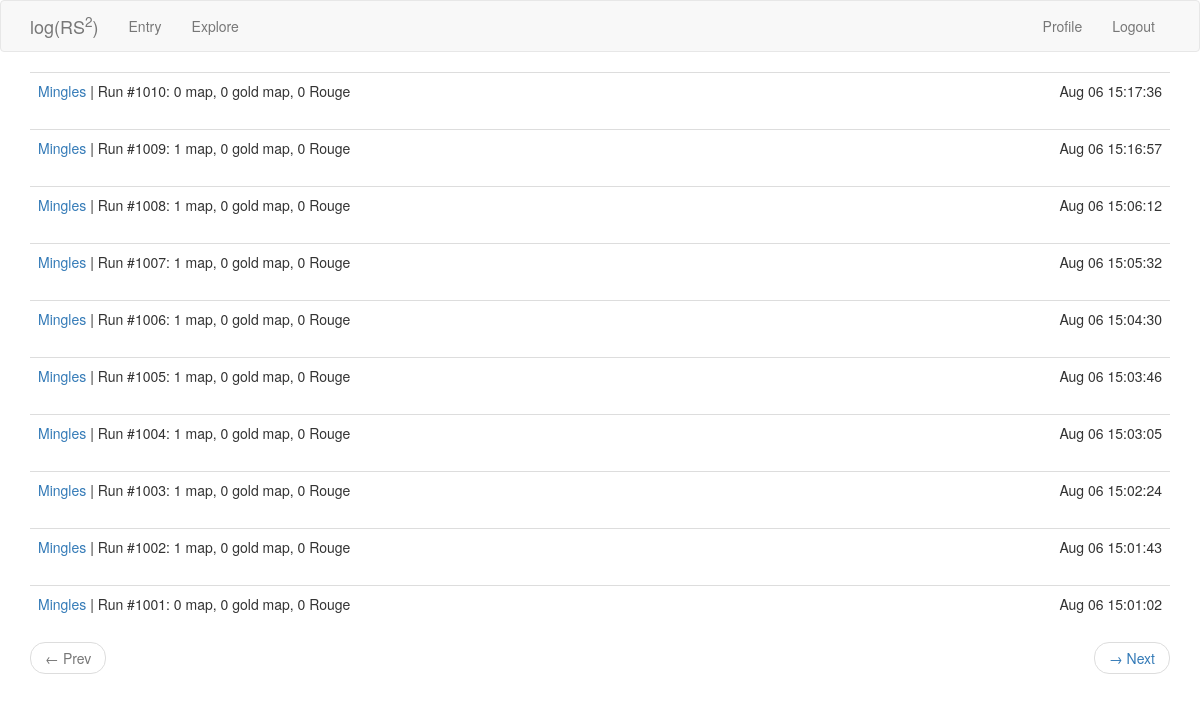
Page /explore (signed in) on the committed database.
### app/models.py (models this page shows, shortened)
class MapDrop(db.Model):
    id = db.Column(db.Integer, primary_key=True)
    map = db.Column(db.Integer)
    gold_map = db.Column(db.Integer)
    rouge = db.Column(db.Integer)
    time = db.Column(db.DateTime, index=True, default=datetime.utcnow)
    user_id = db.Column(db.Integer, db.ForeignKey('user.id'))
    run = db.Column(db.Integer)

class User(UserMixin, db.Model):
    id = db.Column(db.Integer, primary_key=True)
    username = db.Column(db.String(64), index=True, unique=True)
    email = db.Column(db.String(128), index=True, unique=True)
    password_hash = db.Column(db.String(128))
    last_seen = db.Column(db.DateTime, default=datetime.utcnow)
    map_drops = db.relationship('MapDrop', backref='player', lazy='dynamic')

### app/routes.py (the view)
@app.route('/explore')
@login_required
def explore():
    page = request.args.get('page', 1, type=int)
    mapdrops = MapDrop.query.order_by(MapDrop.time.desc()).paginate(page, app.config['MAPDROPS_PER_PAGE'], False)
    next_url = prev_url = None
    if mapdrops.has_next:
        next_url = url_for('explore', page=mapdrops.next_num)
    if mapdrops.has_prev:
        prev_url = url_for('explore', page=mapdrops.prev_num)
    return render_template('entry.html', title='Explore', user_unknown=True, mapdrops=mapdrops.items,
                            next_url=next_url, prev_url=prev_url)

### app/models.py (called while the page is built)
@login.user_loader
def load_user(id):
    return User.query.get(int(id))

### app/routes.py (called while the page is built)
@app.before_request
def before_request():
    if current_user.is_authenticated:
        current_user.last_seen = datetime.utcnow()
        db.session.commit()

### app/templates/entry.html (shortened to what this page needs)
{% extends "base.html" %}
{% import "bootstrap/wtf.html" as wtf %}
{% block app_content %}
    {% for mapdrop in mapdrops %}
        {% include "_mapdrop.html" %}
    {% endfor %}
    {% if prev_url or next_url %}
    <nav aria-label="...">
        <ul class="pager">
            <li class="previous{% if not prev_url %} disabled{% endif %}">
                <a href="{{ prev_url or '#' }}">
                    <span aria-hidden="true">&larr;</span> Prev
                </a>
            </li>
            <li class="next{% if not next_url %} disabled{% endif %}">
                <a href="{{ next_url or '#' }}">
                    <span aria-hidden="true">&rarr;</span> Next
                </a>
            </li>
        </ul>
    </nav>
    {% endif %}
{% endblock %}

### app/templates/_mapdrop.html
<table class="table table-hover">
    <tr>
        <td>
            {% if user_unknown %}
            <a href="{{ url_for('user', username=mapdrop.player.username) }}">
                {{ mapdrop.player.username }}
            </a>
             |
            {% endif %}
            Run #{{ mapdrop.run }}:
            {{ mapdrop.map }} map, {{ mapdrop.gold_map }} gold map, {{ mapdrop.rouge }} Rouge
        </td>
        <td align="right">
            {{ moment(mapdrop.time).format('MMM DD HH:mm:ss') }}
        </td>
    </tr>
</table>

### rows in the picture
MapDrop: player.username "Mingles", run "1010", map "0", gold_map "0", rouge "0", time "Aug 06 15:17:36"
MapDrop: player.username "Mingles", run "1009", map "1", gold_map "0", rouge "0", time "Aug 06 15:16:57"
MapDrop: player.username "Mingles", run "1008", map "1", gold_map "0", rouge "0", time "Aug 06 15:06:12"
MapDrop: player.username "Mingles", run "1007", map "1", gold_map "0", rouge "0", time "Aug 06 15:05:32"
MapDrop: player.username "Mingles", run "1006", map "1", gold_map "0", rouge "0", time "Aug 06 15:04:30"
MapDrop: player.username "Mingles", run "1005", map "1", gold_map "0", rouge "0", time "Aug 06 15:03:46"
MapDrop: player.username "Mingles", run "1004", map "1", gold_map "0", rouge "0", time "Aug 06 15:03:05"
MapDrop: player.username "Mingles", run "1003", map "1", gold_map "0", rouge "0", time "Aug 06 15:02:24"
MapDrop: player.username "Mingles", run "1002", map "1", gold_map "0", rouge "0", time "Aug 06 15:01:43"
MapDrop: player.username "Mingles", run "1001", map "0", gold_map "0", rouge "0", time "Aug 06 15:01:02"
